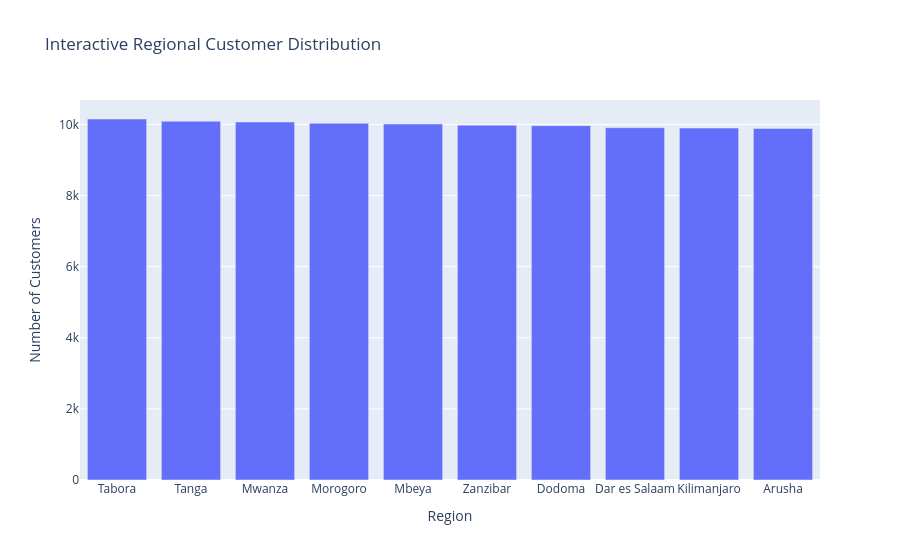

The code cell stored with this chart in its notebook:
### Markdown cell above
## Section 4: Regional Customer Analysis

Questions:
- Which regions have the highest customers?
- Which regions are underserved?

### Code cell
region_df = region_summary(customers)
display(region_df)

fig, ax = plt.subplots(figsize=(12, 6))
sns.barplot(data=region_df, x='region', y='customer_count', palette='crest', ax=ax)
ax.set_title('Customer Distribution by Region')
ax.set_xlabel('Region')
ax.set_ylabel('Number of Customers')
plt.xticks(rotation=35, ha='right')
plt.tight_layout()
save_figure(fig, 'customer_by_region.png')
plt.show()

top_region = region_df.iloc[0]['region']
bottom_region = region_df.iloc[-1]['region']
print(f'Highest concentration: {top_region}')
print(f'Most underserved region: {bottom_region}')

fig_px = px.bar(region_df, x='region', y='customer_count', hover_data=['percentage'], title='Interactive Regional Customer Distribution')
fig_px.update_layout(xaxis_title='Region', yaxis_title='Number of Customers')
fig_px.show()

### Figure 1 — Plotly figure (JSON) as saved in the notebook; plotly's stock layout.template omitted (floating-point values rounded to 4 significant figures)
{"data": [{"customdata": [[10.15], [10.09], [10.07], [10.03], [10.01], [9.98], [9.97], [9.91], [9.9], [9.89]], "hovertemplate": "region=%{x}<br>customer_count=%{y}<br>percentage=%{customdata[0]}<extra></extra>", "legendgroup": "", "marker": {"color": "#636efa", "pattern": {"shape": ""}}, "name": "", "orientation": "v", "showlegend": false, "textposition": "auto", "type": "bar", "x": ["Tabora", "Tanga", "Mwanza", "Morogoro", "Mbeya", "Zanzibar", "Dodoma", "Dar es Salaam", "Kilimanjaro", "Arusha"], "xaxis": "x", "y": [10153, 10091, 10069, 10033, 10013, 9980, 9966, 9909, 9899, 9887], "yaxis": "y"}], "layout": {"barmode": "relative", "legend": {"tracegroupgap": 0}, "title": {"text": "Interactive Regional Customer Distribution"}, "xaxis": {"anchor": "y", "domain": [0, 1], "title": {"text": "Region"}}, "yaxis": {"anchor": "x", "domain": [0, 1], "title": {"text": "Number of Customers"}}}}
